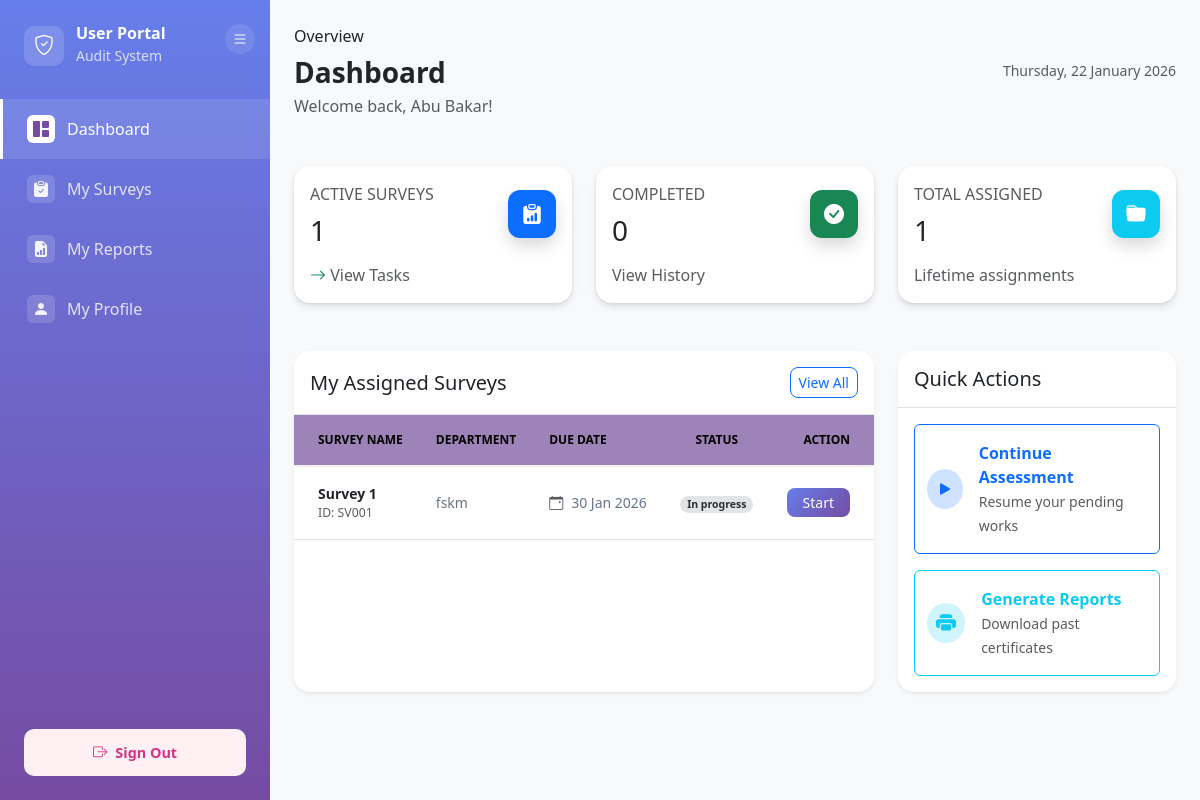
Before: /modules/user/dashboard.php (signed in) with the older database file.
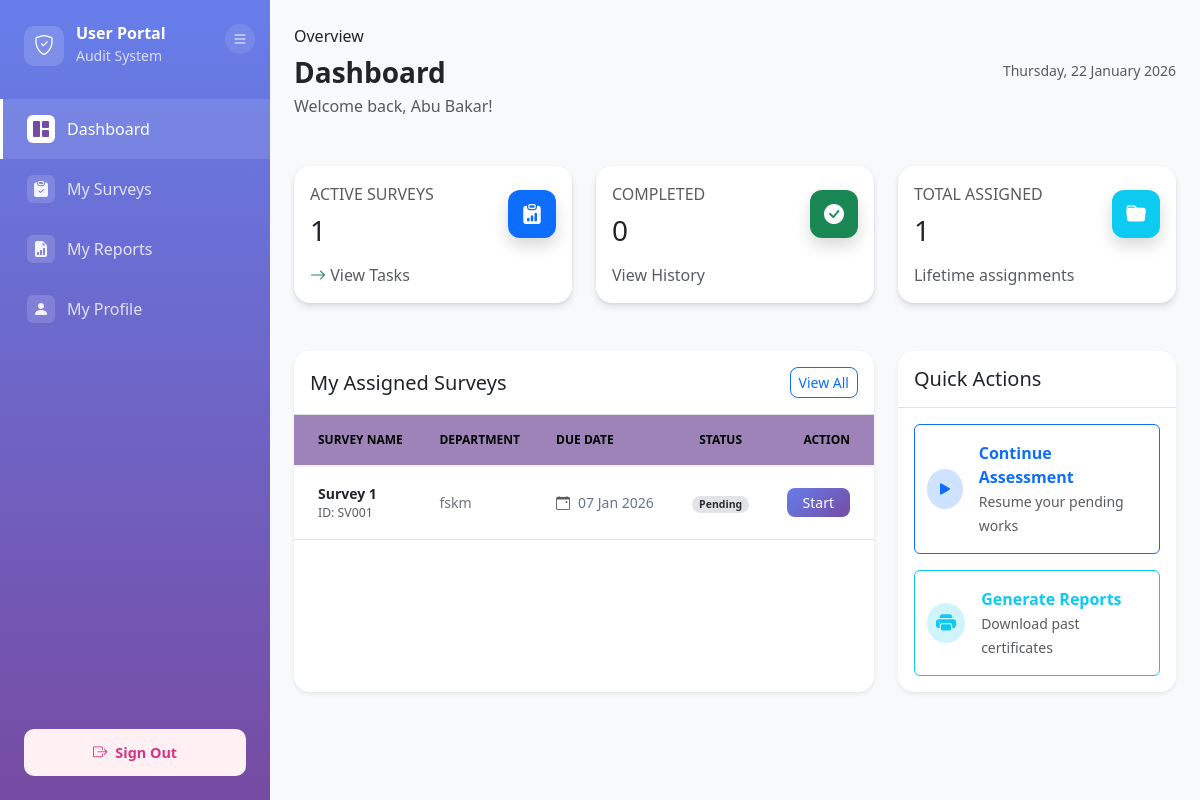
After: the same page with the newer database file.
### tables this page shows
CREATE TABLE `user` (
  `user_ID` int(11) NOT NULL,
  `primary_email` varchar(255) NOT NULL,
  `password` varchar(255) DEFAULT NULL,
  `google_sub_id` varchar(255) DEFAULT NULL,
  `full_name` varchar(255) NOT NULL,
  `department` varchar(50) DEFAULT NULL,
  `status` enum('Active','Inactive') NOT NULL DEFAULT 'Active',
  `email_verified` enum('Verified','Not Verified') NOT NULL DEFAULT 'Not Verified',
  `last_login` datetime DEFAULT NULL,
  `created_at` datetime DEFAULT current_timestamp(),
  `updated_at` datetime DEFAULT current_timestamp() ON UPDATE current_timestamp(),
  `user_organization` varchar(100) DEFAULT NULL,
  `user_position` varchar(100) DEFAULT NULL,
  `user_phone_company` varchar(20) DEFAULT NULL,
  `user_handphone_no` varchar(20) DEFAULT NULL
);

CREATE TABLE `user_survey` (
  `user_survey_ID` varchar(10) NOT NULL,
  `survey_ID` varchar(50) DEFAULT NULL,
  `user_ID` int(11) DEFAULT NULL,
  `status` enum('Pending','In progress','Completed','Expired') DEFAULT 'Pending'
);

CREATE TABLE `survey` (
  `survey_ID` varchar(50) NOT NULL,
  `survey_name` varchar(30) NOT NULL,
  `department` varchar(50) DEFAULT NULL,
  `start_date` datetime DEFAULT NULL,
  `end_date` datetime DEFAULT NULL,
  `status` varchar(100) DEFAULT NULL,
  `survey_description` varchar(500) DEFAULT NULL,
  `created_by` varchar(10) DEFAULT NULL,
  `created_at` datetime DEFAULT NULL,
  `updated_id` varchar(10) DEFAULT NULL,
  `updated_by` date DEFAULT NULL
);

### src/config/config.php (called while the page is built, shortened)
<?php
require_once CONFIG_PATH . '/database.php';
function isLoggedIn()
{
    return isset($_SESSION['user_ID']) && !empty($_SESSION['user_ID']);
}
function getCurrentUserId()
{
    return $_SESSION['user_ID'] ?? null;
}
?>

### src/includes/helpers/auth_helper.php (called while the page is built, shortened)
<?php
function getCurrentUser() {
    return [
        'user_ID' => $_SESSION['user_ID'],
        'email' => $_SESSION['email'],
        'full_name' => $_SESSION['full_name'],
        'roles' => $_SESSION['roles'],
    ];
}
?>

### src/config/database.php (called while the page is built, shortened)
<?php
class Database {
    private $host = DB_HOST;
    private $db_name = DB_NAME;
    private $username = DB_USER;
    private $password = DB_PASS;
    private $charset = DB_CHARSET;
    private $conn = null;
    public function getConnection() {
        if ($this->conn === null) {
            try {
                $dsn = "mysql:host={$this->host};dbname={$this->db_name};charset={$this->charset}";
                $options = [
                    PDO::ATTR_ERRMODE => PDO::ERRMODE_EXCEPTION,
                    PDO::ATTR_DEFAULT_FETCH_MODE => PDO::FETCH_ASSOC,
                    PDO::ATTR_EMULATE_PREPARES => false,
                    PDO::MYSQL_ATTR_INIT_COMMAND => "SET NAMES {$this->charset}"
                ];
                $this->conn = new PDO($dsn, $this->username, $this->password, $options);
                $this->conn->exec("SET time_zone = '+08:00'");
            } catch(PDOException $e) {
                error_log("Connection Error: " . $e->getMessage());
                die("Database connection failed. Please contact administrator.");
            }
        }
        return $this->conn;
    }
    public function query($sql, $params = []) {
        try {
            $stmt = $this->conn->prepare($sql);
            $stmt->execute($params);
            return $stmt;
        } catch(PDOException $e) {
            error_log("Query Error: " . $e->getMessage());
            throw new Exception("Database query failed: " . $e->getMessage());
        }
    }
    public function fetchAll($sql, $params = []) {
        $stmt = $this->query($sql, $params);
        return $stmt->fetchAll();
    }
    public function fetchOne($sql, $params = []) {
        $stmt = $this->query($sql, $params);
        return $stmt->fetch();
    }
}
?>

### src/modules/user/dashboard.php (the view, shortened to what the rows shown need)
<?php
require_once '../../config/config.php';
$db = new Database();
$user_ID = getCurrentUserId();
$current_time = date('Y-m-d H:i:s');
$status_sql = "SELECT status, full_name, primary_email FROM user WHERE user_ID = :user_ID LIMIT 1";
$user_data = $db->fetchOne($status_sql, [':user_ID' => $user_ID]);
$current_user = getCurrentUser();
$recent_surveys_sql = "SELECT s.*, us.status as user_survey_status
        FROM survey s
        INNER JOIN user_survey us ON s.survey_ID = us.survey_ID
        WHERE us.user_ID = :user_ID
        AND s.start_date <= :current_time
        AND s.status != 'Draft'
        ORDER BY s.start_date DESC LIMIT 4";
$recent_surveys = $db->fetchAll($recent_surveys_sql, [
    ':user_ID' => $user_ID,
    ':current_time' => $current_time
]);
function getStatusBadge($status) {
    return '<span class="badge rounded-pill bg-secondary-subtle text-secondary-emphasis">' . htmlspecialchars($status) . '</span>';
}
?>
<!DOCTYPE html>
<html lang="en">
<head>
    <link href="https://cdn.jsdelivr.net/npm/bootstrap@5.3.0/dist/css/bootstrap.min.css" rel="stylesheet">
    <link rel="stylesheet" href="https://cdn.jsdelivr.net/npm/bootstrap-icons@1.11.0/font/bootstrap-icons.css">
</head>
<body>
    <div class="container-fluid p-0 h-100">
        <div class="row g-0 h-100">
            <div class="col-md-9 col-lg-10 main-content-wrapper">
                <div class="main-content px-4 py-4">
                    <div class="d-flex justify-content-between align-items-center mb-5">
                        <div>
                            <nav aria-label="breadcrumb">
                                <ol class="breadcrumb mb-2">
                                </ol>
                            </nav>
                            <h3 class="fw-bold mb-1">Dashboard</h3>
                            <p class="text-muted mb-0">Welcome back, <?php echo htmlspecialchars($current_user['full_name']); ?>!</p>
                        </div>
                    </div>
                    <div class="row">
                        <div class="col-lg-8">
                            <div class="card border-0 shadow-sm rounded-4 h-100">
                                <div class="table-responsive">
                                    <table class="table table-hover align-middle mb-0">
                                        <thead>
                                            <tr>
                                                <th class="ps-4">Survey Name</th>
                                                <th>Department</th>
                                                <th>Due Date</th>
                                                <th class="text-center">Status</th>
                                                <th class="text-end pe-4">Action</th>
                                            </tr>
                                        </thead>
                                        <tbody>
                                            <?php if (empty($recent_surveys)): ?>
                                                <tr>
                                                    <td colspan="5" class="text-center py-5">
                                                        <div class="text-muted">
                                                            <i class="bi bi-inbox display-4 d-block mb-2"></i>
                                                            No surveys assigned currently.
                                                        </div>
                                                    </td>
                                                </tr>
                                            <?php else: ?>
                                                <?php foreach ($recent_surveys as $row): ?>
                                                    <tr>
                                                        <td class="ps-4">
                                                            <div class="d-flex flex-column">
                                                                <span class="fw-bold text-dark"><?php echo htmlspecialchars($row['survey_name']); ?></span>
                                                                <small class="text-muted">ID: <?php echo htmlspecialchars($row['survey_ID']); ?></small>
                                                            </div>
                                                        </td>
                                                        <td>
                                                            <span class="text-secondary text-sm font-weight-bold">
                                                                <?php echo htmlspecialchars($row['department']); ?>
                                                            </span>
                                                        </td>
                                                        <td>
                                                            <div class="d-flex align-items-center">
                                                                <i class="bi bi-calendar-event me-2 text-muted"></i>
                                                                <?php echo date('d M Y', strtotime($row['end_date'])); ?>
                                                            </div>
                                                        </td>
                                                        <td class="text-center">
                                                            <?php echo getStatusBadge($row['user_survey_status']); ?>
                                                        </td>
                                                        <td class="text-end pe-4">
                                                            <?php if($row['status'] === 'Active' && $row['user_survey_status'] !== 'Completed'): ?>
                                                                <a href="survey/assessment.php?survey_id=<?php echo $row['survey_ID']; ?>"
                                                                   class="btn btn-sm btn-primary px-3 rounded-3"
                                                                   style="background: linear-gradient(135deg, #667eea 0%, #764ba2 100%); border: none;">
                                                                    Start
                                                                </a>
                                                            <?php endif; ?>
                                                        </td>
                                                    </tr>
                                                <?php endforeach; ?>
                                            <?php endif; ?>
                                        </tbody>
                                    </table>
                                </div>
                            </div>
                        </div>
                    </div>
                </div>
            </div>
        </div>
    </div>
</body>
</html>

Changed rows visible on the page:
changed user_survey "Survey 1": survey_ID.end_date "30 Jan 2026" → "07 Jan 2026"; status "In progress" → "Pending"
